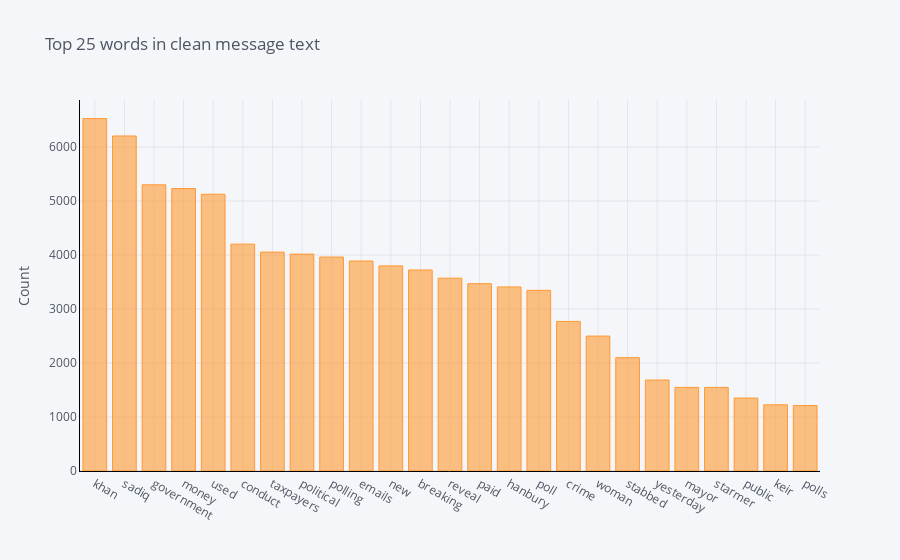
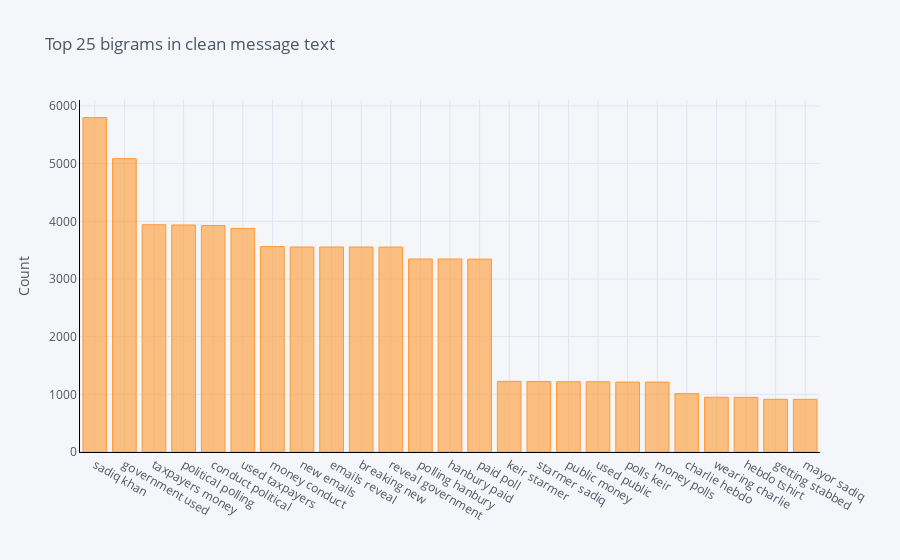
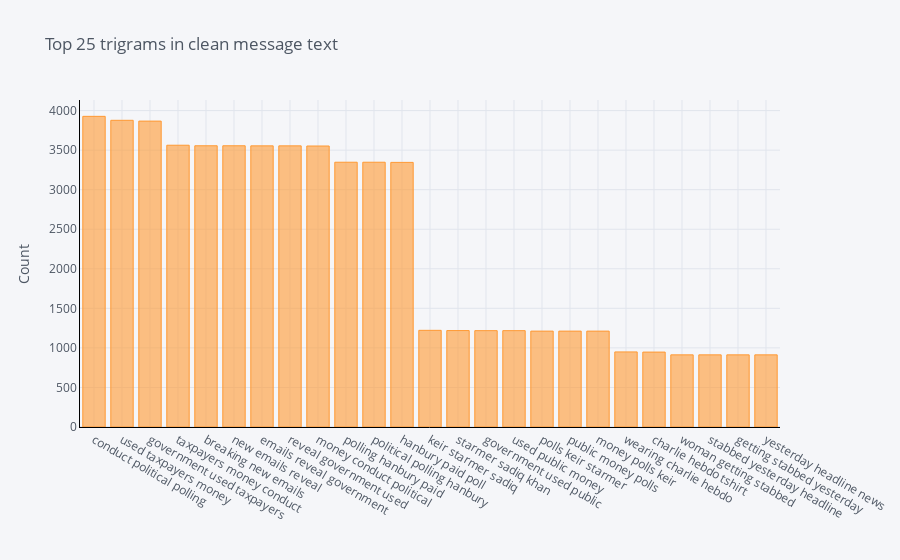

These figures' notebook cell, in order:
### Code cell
plot_ngrams(all_tweets, 'Clean_MessageText')

### Figure 1 — Plotly figure (JSON) as saved in the notebook; plotly's stock layout.template omitted (floating-point values rounded to 4 significant figures)
{"data": [{"marker": {"color": "rgba(255, 153, 51, 0.6)", "line": {"color": "rgba(255, 153, 51, 1.0)", "width": 1}}, "name": "count", "orientation": "v", "text": "", "type": "bar", "x": ["khan", "sadiq", "government", "money", "used", "conduct", "taxpayers", "political", "polling", "emails", "new", "breaking", "reveal", "paid", "hanbury", "poll", "crime", "woman", "stabbed", "yesterday", "mayor", "starmer", "public", "keir", "polls"], "y": [6528, 6205, 5300, 5232, 5126, 4202, 4054, 4017, 3963, 3889, 3799, 3723, 3572, 3469, 3409, 3346, 2770, 2499, 2099, 1685, 1549, 1548, 1351, 1226, 1212]}], "layout": {"legend": {"bgcolor": "#F5F6F9", "font": {"color": "#4D5663"}}, "paper_bgcolor": "#F5F6F9", "plot_bgcolor": "#F5F6F9", "title": {"font": {"color": "#4D5663"}, "text": "Top 25 words in clean message text"}, "xaxis": {"gridcolor": "#E1E5ED", "linecolor": "black", "showgrid": true, "tickfont": {"color": "#4D5663"}, "title": {"font": {"color": "#4D5663"}, "text": ""}, "zerolinecolor": "#E1E5ED"}, "yaxis": {"gridcolor": "#E1E5ED", "linecolor": "black", "showgrid": true, "tickfont": {"color": "#4D5663"}, "title": {"font": {"color": "#4D5663"}, "text": "Count"}, "zerolinecolor": "#E1E5ED"}}}

### Figure 2 — Plotly figure (JSON) as saved in the notebook; plotly's stock layout.template omitted (floating-point values rounded to 4 significant figures)
{"data": [{"marker": {"color": "rgba(255, 153, 51, 0.6)", "line": {"color": "rgba(255, 153, 51, 1.0)", "width": 1}}, "name": "count", "orientation": "v", "text": "", "type": "bar", "x": ["sadiq khan", "government used", "taxpayers money", "political polling", "conduct political", "used taxpayers", "money conduct", "new emails", "emails reveal", "breaking new", "reveal government", "polling hanbury", "hanbury paid", "paid poll", "keir starmer", "starmer sadiq", "public money", "used public", "polls keir", "money polls", "charlie hebdo", "wearing charlie", "hebdo tshirt", "getting stabbed", "mayor sadiq"], "y": [5799, 5087, 3941, 3937, 3928, 3877, 3562, 3555, 3555, 3555, 3554, 3347, 3347, 3345, 1225, 1222, 1218, 1218, 1212, 1212, 1012, 950, 947, 914, 913]}], "layout": {"legend": {"bgcolor": "#F5F6F9", "font": {"color": "#4D5663"}}, "paper_bgcolor": "#F5F6F9", "plot_bgcolor": "#F5F6F9", "title": {"font": {"color": "#4D5663"}, "text": "Top 25 bigrams in clean message text"}, "xaxis": {"gridcolor": "#E1E5ED", "linecolor": "black", "showgrid": true, "tickfont": {"color": "#4D5663"}, "title": {"font": {"color": "#4D5663"}, "text": ""}, "zerolinecolor": "#E1E5ED"}, "yaxis": {"gridcolor": "#E1E5ED", "linecolor": "black", "showgrid": true, "tickfont": {"color": "#4D5663"}, "title": {"font": {"color": "#4D5663"}, "text": "Count"}, "zerolinecolor": "#E1E5ED"}}}

### Figure 3 — Plotly figure (JSON) as saved in the notebook; plotly's stock layout.template omitted (floating-point values rounded to 4 significant figures)
{"data": [{"marker": {"color": "rgba(255, 153, 51, 0.6)", "line": {"color": "rgba(255, 153, 51, 1.0)", "width": 1}}, "name": "count", "orientation": "v", "text": "", "type": "bar", "x": ["conduct political polling", "used taxpayers money", "government used taxpayers", "taxpayers money conduct", "breaking new emails", "new emails reveal", "emails reveal government", "reveal government used", "money conduct political", "polling hanbury paid", "political polling hanbury", "hanbury paid poll", "keir starmer sadiq", "starmer sadiq khan", "government used public", "used public money", "polls keir starmer", "public money polls", "money polls keir", "wearing charlie hebdo", "charlie hebdo tshirt", "woman getting stabbed", "stabbed yesterday headline", "getting stabbed yesterday", "yesterday headline news"], "y": [3927, 3877, 3867, 3562, 3555, 3555, 3554, 3554, 3552, 3347, 3347, 3345, 1222, 1219, 1218, 1218, 1212, 1212, 1212, 949, 947, 912, 912, 912, 912]}], "layout": {"legend": {"bgcolor": "#F5F6F9", "font": {"color": "#4D5663"}}, "paper_bgcolor": "#F5F6F9", "plot_bgcolor": "#F5F6F9", "title": {"font": {"color": "#4D5663"}, "text": "Top 25 trigrams in clean message text"}, "xaxis": {"gridcolor": "#E1E5ED", "linecolor": "black", "showgrid": true, "tickfont": {"color": "#4D5663"}, "title": {"font": {"color": "#4D5663"}, "text": ""}, "zerolinecolor": "#E1E5ED"}, "yaxis": {"gridcolor": "#E1E5ED", "linecolor": "black", "showgrid": true, "tickfont": {"color": "#4D5663"}, "title": {"font": {"color": "#4D5663"}, "text": "Count"}, "zerolinecolor": "#E1E5ED"}}}
